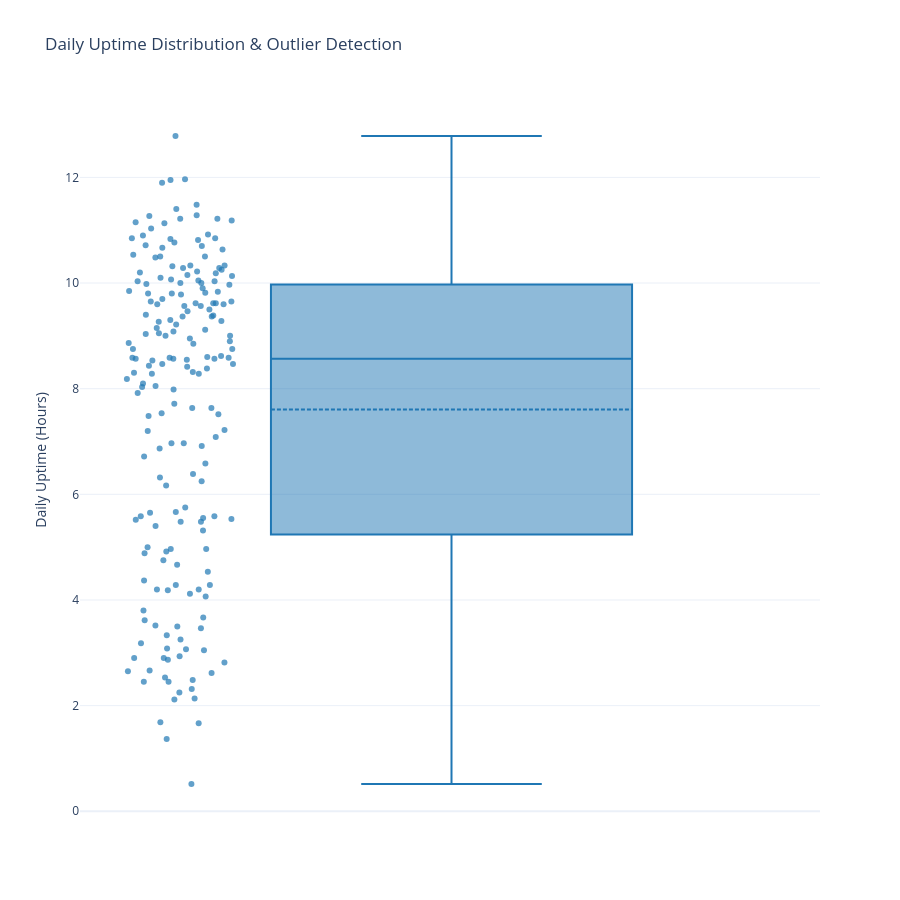

This figure's notebook cell:
### Code cell
fig = px.box(daily_df, y="Net_Daily_Uptime", points="all", notched=False,
             title="Daily Uptime Distribution & Outlier Detection",
             labels={"Net_Daily_Uptime": "Daily Uptime (Hours)"},
             template="plotly_white")

fig.update_traces(marker=dict(size=6, opacity=0.7, color="#1f77b4"), boxmean=True)
fig.update_layout(height=900)
fig.show()

### Figure 1 — Plotly figure (JSON) as saved in the notebook; plotly's stock layout.template omitted (floating-point values rounded to 4 significant figures; data arrays with more than 128 entries replaced by an {"elided": "..."} marker saying what was removed)
{"data": [{"alignmentgroup": "True", "boxmean": true, "boxpoints": "all", "hovertemplate": "Daily Uptime (Hours)=%{y}<extra></extra>", "legendgroup": "", "marker": {"color": "#1f77b4", "opacity": 0.7, "size": 6}, "name": "", "notched": false, "offsetgroup": "", "orientation": "v", "showlegend": false, "type": "box", "x0": " ", "xaxis": "x", "y": {"elided": "193 float values"}, "y0": " ", "yaxis": "y"}], "layout": {"boxmode": "group", "height": 900, "legend": {"tracegroupgap": 0}, "title": {"text": "Daily Uptime Distribution & Outlier Detection"}, "xaxis": {"anchor": "y", "domain": [0, 1]}, "yaxis": {"anchor": "x", "domain": [0, 1], "title": {"text": "Daily Uptime (Hours)"}}}}
